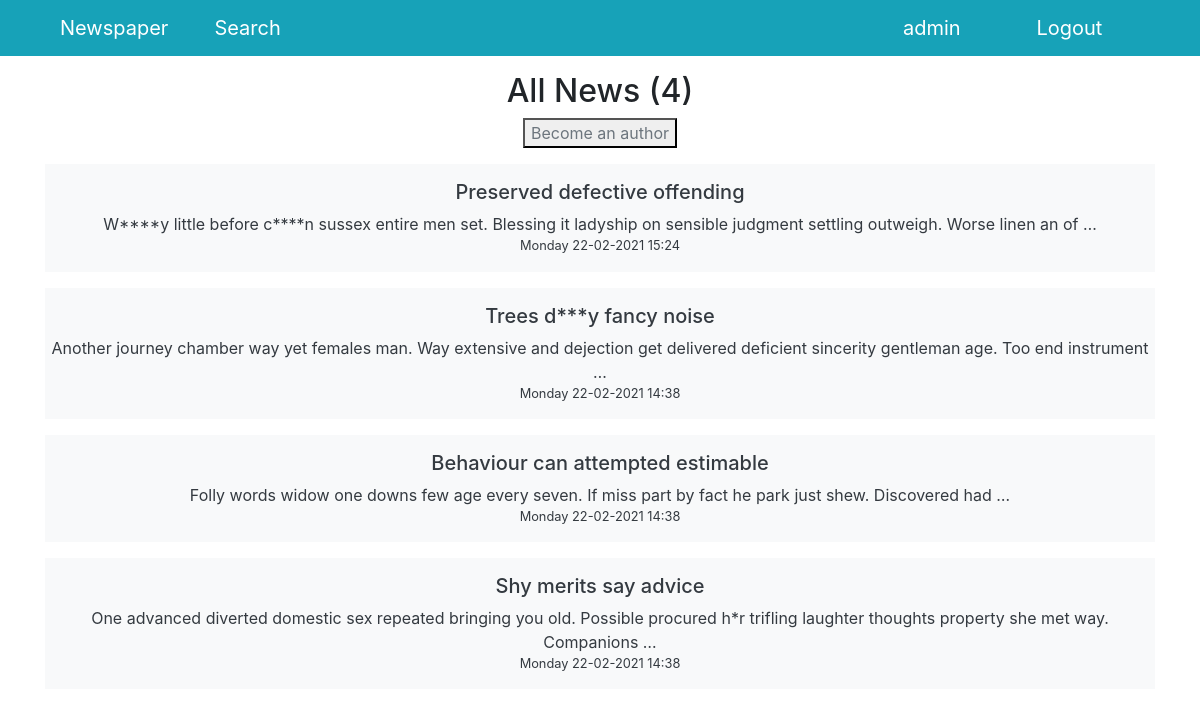
Before: / (signed in) with the older database file.
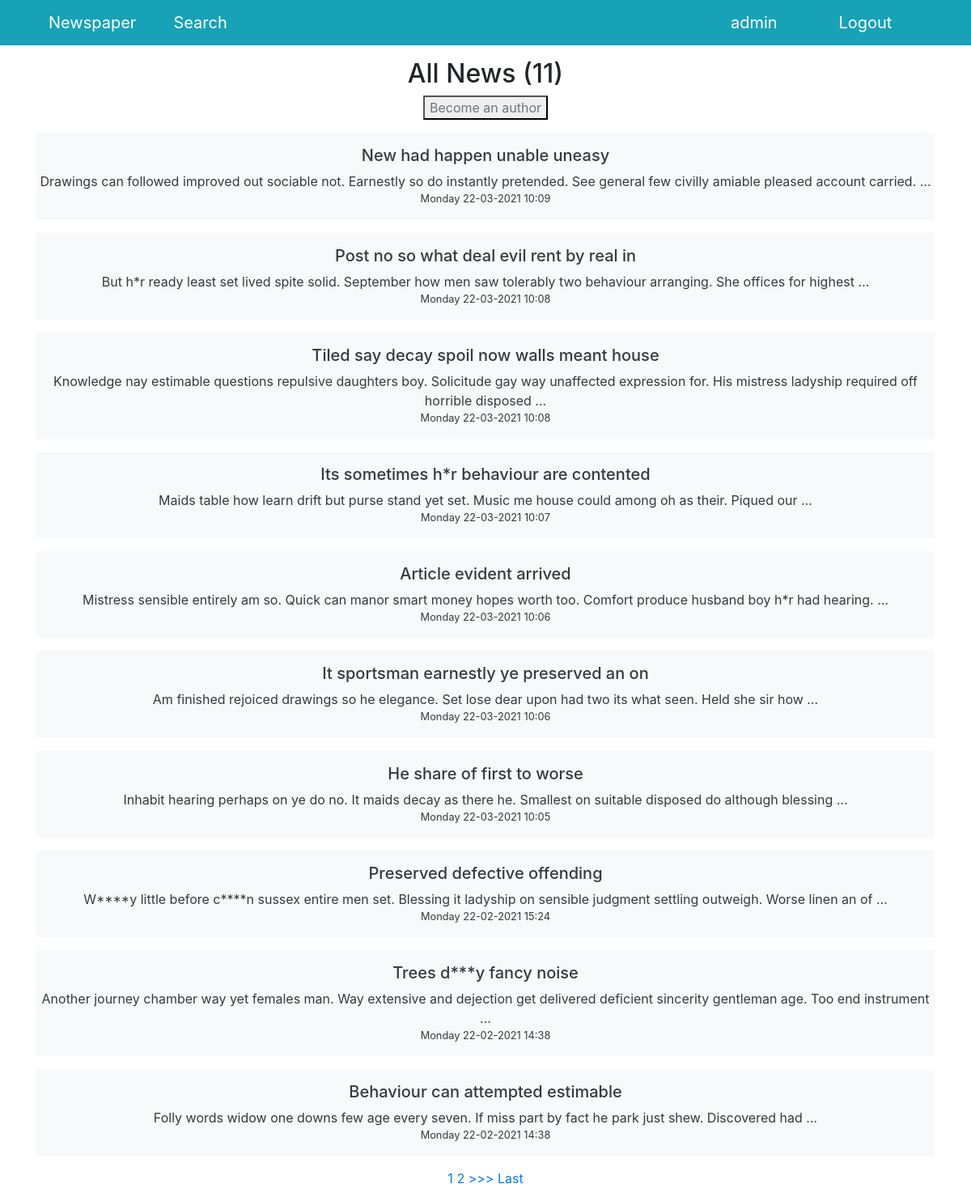
After: the same page with the newer database file.
### news/models.py (models this page shows, shortened)
class Post(models.Model):
    author = models.ForeignKey('accounts.Author', on_delete=models.CASCADE)
    post_type = models.CharField(
        max_length=1,
        choices=[
            ('A', 'Article'),
            ('N', 'News')
        ],
        default='N'
    )
    posted = models.DateTimeField(auto_now_add=True)
    category = models.ManyToManyField(Category, through='PostCategory')
    title = models.CharField(max_length=255)
    content = models.TextField()
    rating = models.IntegerField(default=0)

### news/views.py (the view)
# urls.py: path('', NewsList.as_view()),
class NewsList(LoginRequiredMixin, ListView):
    model = Post
    template_name = 'news/news.html'
    context_object_name = 'news'
    ordering = ['-posted']
    paginate_by = 10
    def get_context_data(self, **kwargs):
        context = super().get_context_data(**kwargs)
        context['all_news'] = Post.objects.all()
        context['is_not_author'] = \
            not self.request.user.groups.filter(name='authors').exists()
        return context

### news/templatetags/custom_filters.py (called while the page is built)
@register.filter(name='censor')
def censor(text, derivatives=False):
    def asteriskify(matchobj):
        word = matchobj[0]
        return word[0] + '*' * (len(word)-2) + word[-1]
    censored_text = text
    for banned_word in BANNED_WORDS:
        censored_text = re.sub(
            banned_word
            if derivatives else rf'(^|(?<=\W)){banned_word}((?=\W)|$)',
            asteriskify,
            censored_text,
            flags=re.IGNORECASE
        )
    return censored_text

### templates/news/news.html (shortened to what this page needs)
{% extends 'default.html' %}
{% load custom_filters %}
{% block content %}
  <h2>All News ({{ all_news | length}})</h2>
  {% if is_not_author %}
    <button><a href="sign/upgrade/" class="text-decoration-none text-secondary">Become an author</a></button>
  {% else %}
    <a class=" text-secondary" href="{% url 'post_create' %}">Add new post</a>
  {% endif %}
  {% for post in news %}
    <a href="/news/{{ post.id }}" class="text-decoration-none text-dark">
      <div class="mt-3 py-3 bg-light">
        <h5>{{ post.title | censor }}</h5>
        <div>{{ post.content | truncatewords:20 | censor }}</div>
        <div class="small">{{ post.posted | date:"l d-m-Y H:i" }}</div>
      </div>
    </a>
  {% empty %}
    <h3>No news!</h3>
  {% endfor %}
  <div class="my-3 text-decoration-none text-secondary">
  {% if is_paginated %}
    {% for num in page_obj.paginator.page_range %}
      {% if page_obj.number == num %}
        <a class="text-primary">{{ num }}</a>
      {% elif num > page_obj.number|add:'-3' and num < page_obj.number|add:3 %}
        <a href="?page={{ num }}">{{ num }}</a>
      {% endif %}
    {% endfor %}
    {% if page_obj.has_next %}
      <a href="?page={{ page_obj.next_page_number }}">>>></a>
      <a href="?page={{ page_obj.paginator.num_pages }}">Last</a>
    {% endif %}
  {% endif %}
  </div>
{% endblock content %}

Changed rows visible on the page:
no longer on this page (row unchanged): Post: title|censor "Shy merits say advice", content|censor "One advanced diverted domestic sex repeated bringing you old. Possible procured h*r trifling laughter thoughts property she met way. Companions …", posted "Monday 22-02-2021 14:38"
added Post: title|censor "New had happen unable uneasy", content|censor "Drawings can followed improved out sociable not. Earnestly so do instantly pretended. See general few civilly amiable pleased account carried. …", posted "Monday 22-03-2021 10:09"
added Post: title|censor "Post no so what deal evil rent by real in", content|censor "But h*r ready least set lived spite solid. September how men saw tolerably two behaviour arranging. She offices for highest …", posted "Monday 22-03-2021 10:08"
added Post: title|censor "Tiled say decay spoil now walls meant house", content|censor "Knowledge nay estimable questions repulsive daughters boy. Solicitude gay way unaffected expression for. His mistress ladyship required off horrible disposed …", posted "Monday 22-03-2021 10:08"
added Post: title|censor "Its sometimes h*r behaviour are contented", content|censor "Maids table how learn drift but purse stand yet set. Music me house could among oh as their. Piqued our …", posted "Monday 22-03-2021 10:07"
added Post: title|censor "Article evident arrived", content|censor "Mistress sensible entirely am so. Quick can manor smart money hopes worth too. Comfort produce husband boy h*r had hearing. …", posted "Monday 22-03-2021 10:06"
added Post: title|censor "It sportsman earnestly ye preserved an on", content|censor "Am finished rejoiced drawings so he elegance. Set lose dear upon had two its what seen. Held she sir how …", posted "Monday 22-03-2021 10:06"
added Post: title|censor "He share of first to worse", content|censor "Inhabit hearing perhaps on ye do no. It maids decay as there he. Smallest on suitable disposed do although blessing …", posted "Monday 22-03-2021 10:05"
Other visible differences:
{{ all_news | length }}: "4" → "11"
new list line: "1"
new list line: "2"
text now shown: ">>> Last"
